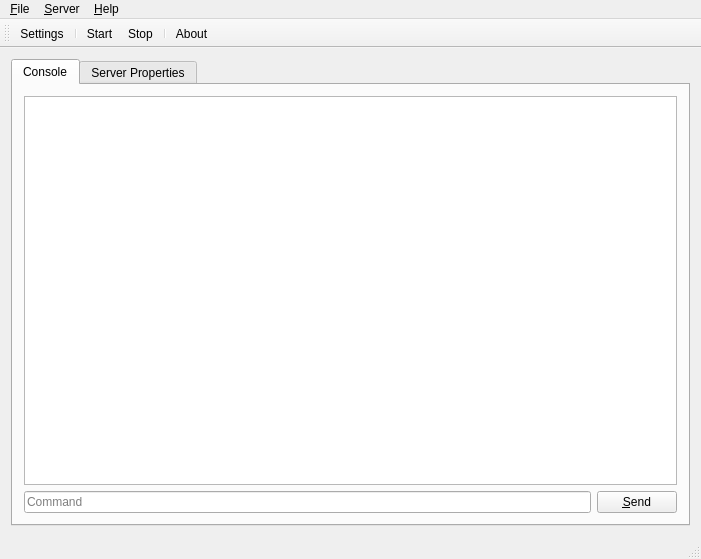
<?xml version="1.0" encoding="UTF-8"?>
<ui version="4.0">
 <class>MainWindow</class>
 <widget class="QMainWindow" name="MainWindow">
  <property name="geometry">
   <rect>
    <x>0</x>
    <y>0</y>
    <width>701</width>
    <height>559</height>
   </rect>
  </property>
  <property name="windowTitle">
   <string>Qt Minecraft Server</string>
  </property>
  <property name="windowIcon">
   <iconset resource="qtmcserver.qrc">
    <normaloff>:/images/qtmcserver-256x256.png</normaloff>:/images/qtmcserver-256x256.png</iconset>
  </property>
  <widget class="QWidget" name="centralWidget">
   <layout class="QGridLayout" name="gridLayout">
    <item row="0" column="0">
     <widget class="QTabWidget" name="tabWidget">
      <property name="currentIndex">
       <number>0</number>
      </property>
      <widget class="QWidget" name="tabConsole">
       <attribute name="title">
        <string>Console</string>
       </attribute>
       <layout class="QGridLayout" name="gridLayout_2">
        <item row="0" column="0" colspan="2">
         <widget class="QTextEdit" name="serverLogTextEdit">
          <property name="readOnly">
           <bool>true</bool>
          </property>
         </widget>
        </item>
        <item row="1" column="1">
         <widget class="QPushButton" name="sendCommandButton">
          <property name="text">
           <string>&amp;Send</string>
          </property>
         </widget>
        </item>
        <item row="1" column="0">
         <widget class="QLineEdit" name="serverCommandLineEdit">
          <property name="placeholderText">
           <string>Command</string>
          </property>
         </widget>
        </item>
       </layout>
      </widget>
      <widget class="QWidget" name="tabServerProperties">
       <attribute name="title">
        <string>Server Properties</string>
       </attribute>
       <layout class="QGridLayout" name="gridLayout_3">
        <item row="0" column="0">
         <widget class="QTextEdit" name="serverPropertiesTextEdit"/>
        </item>
       </layout>
      </widget>
     </widget>
    </item>
   </layout>
  </widget>
  <widget class="QMenuBar" name="menuBar">
   <property name="geometry">
    <rect>
     <x>0</x>
     <y>0</y>
     <width>701</width>
     <height>21</height>
    </rect>
   </property>
   <widget class="QMenu" name="menu_File">
    <property name="title">
     <string>&amp;File</string>
    </property>
    <addaction name="actionSettings"/>
    <addaction name="separator"/>
    <addaction name="actionExit"/>
   </widget>
   <widget class="QMenu" name="menu_Help">
    <property name="title">
     <string>&amp;Help</string>
    </property>
    <addaction name="actionAbout"/>
   </widget>
   <widget class="QMenu" name="menu_Server">
    <property name="title">
     <string>&amp;Server</string>
    </property>
    <addaction name="actionStart"/>
    <addaction name="actionStop"/>
   </widget>
   <addaction name="menu_File"/>
   <addaction name="menu_Server"/>
   <addaction name="menu_Help"/>
  </widget>
  <widget class="QToolBar" name="mainToolBar">
   <attribute name="toolBarArea">
    <enum>TopToolBarArea</enum>
   </attribute>
   <attribute name="toolBarBreak">
    <bool>false</bool>
   </attribute>
   <addaction name="actionSettings"/>
   <addaction name="separator"/>
   <addaction name="actionStart"/>
   <addaction name="actionStop"/>
   <addaction name="separator"/>
   <addaction name="actionAbout"/>
  </widget>
  <widget class="QStatusBar" name="statusBar"/>
  <action name="actionExit">
   <property name="icon">
    <iconset resource="qtmcserver.qrc">
     <normaloff>:/images/exit.png</normaloff>:/images/exit.png</iconset>
   </property>
   <property name="text">
    <string>E&amp;xit</string>
   </property>
  </action>
  <action name="actionAbout">
   <property name="icon">
    <iconset resource="qtmcserver.qrc">
     <normaloff>:/images/about.png</normaloff>:/images/about.png</iconset>
   </property>
   <property name="text">
    <string>&amp;About</string>
   </property>
  </action>
  <action name="actionSettings">
   <property name="icon">
    <iconset resource="qtmcserver.qrc">
     <normaloff>:/images/settings.png</normaloff>:/images/settings.png</iconset>
   </property>
   <property name="text">
    <string>&amp;Settings</string>
   </property>
  </action>
  <action name="actionStart">
   <property name="icon">
    <iconset resource="qtmcserver.qrc">
     <normaloff>:/images/start.png</normaloff>:/images/start.png</iconset>
   </property>
   <property name="text">
    <string>&amp;Start</string>
   </property>
  </action>
  <action name="actionStop">
   <property name="icon">
    <iconset resource="qtmcserver.qrc">
     <normaloff>:/images/stop.png</normaloff>:/images/stop.png</iconset>
   </property>
   <property name="text">
    <string>Sto&amp;p</string>
   </property>
  </action>
 </widget>
 <layoutdefault spacing="6" margin="11"/>
 <resources>
  <include location="qtmcserver.qrc"/>
 </resources>
 <connections/>
</ui>
